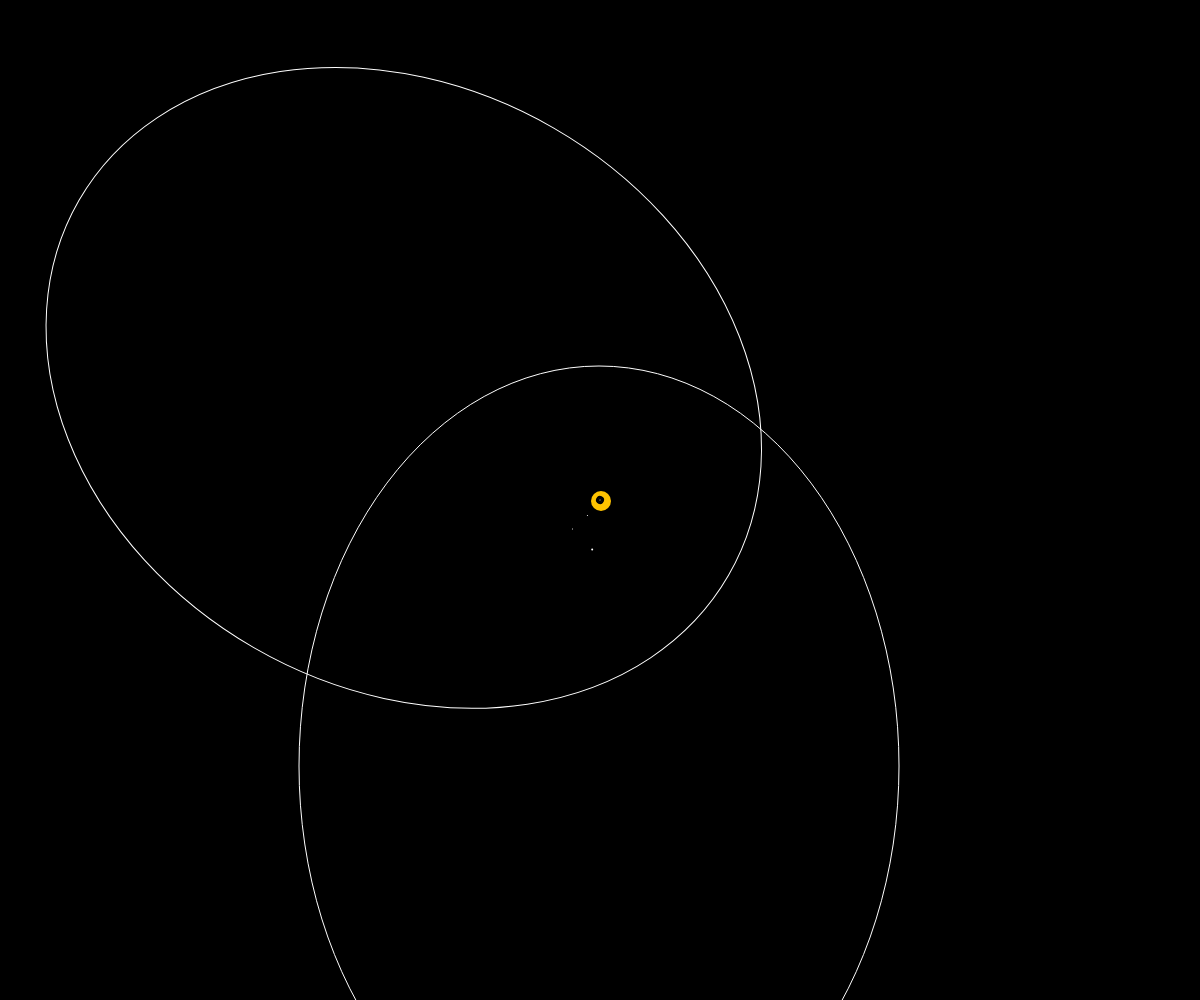
Frame 1 (no input)
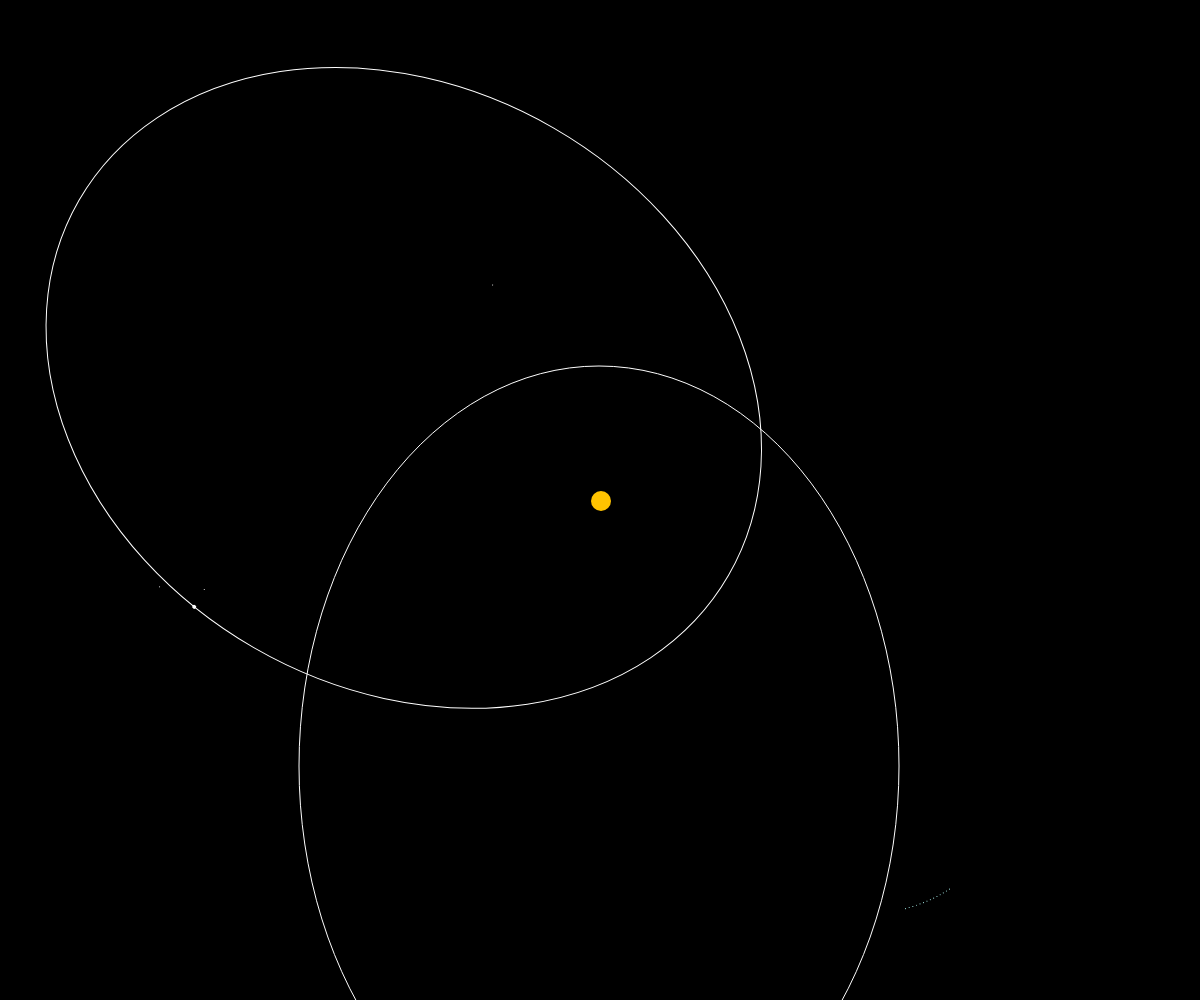
Frame 60 (no input)
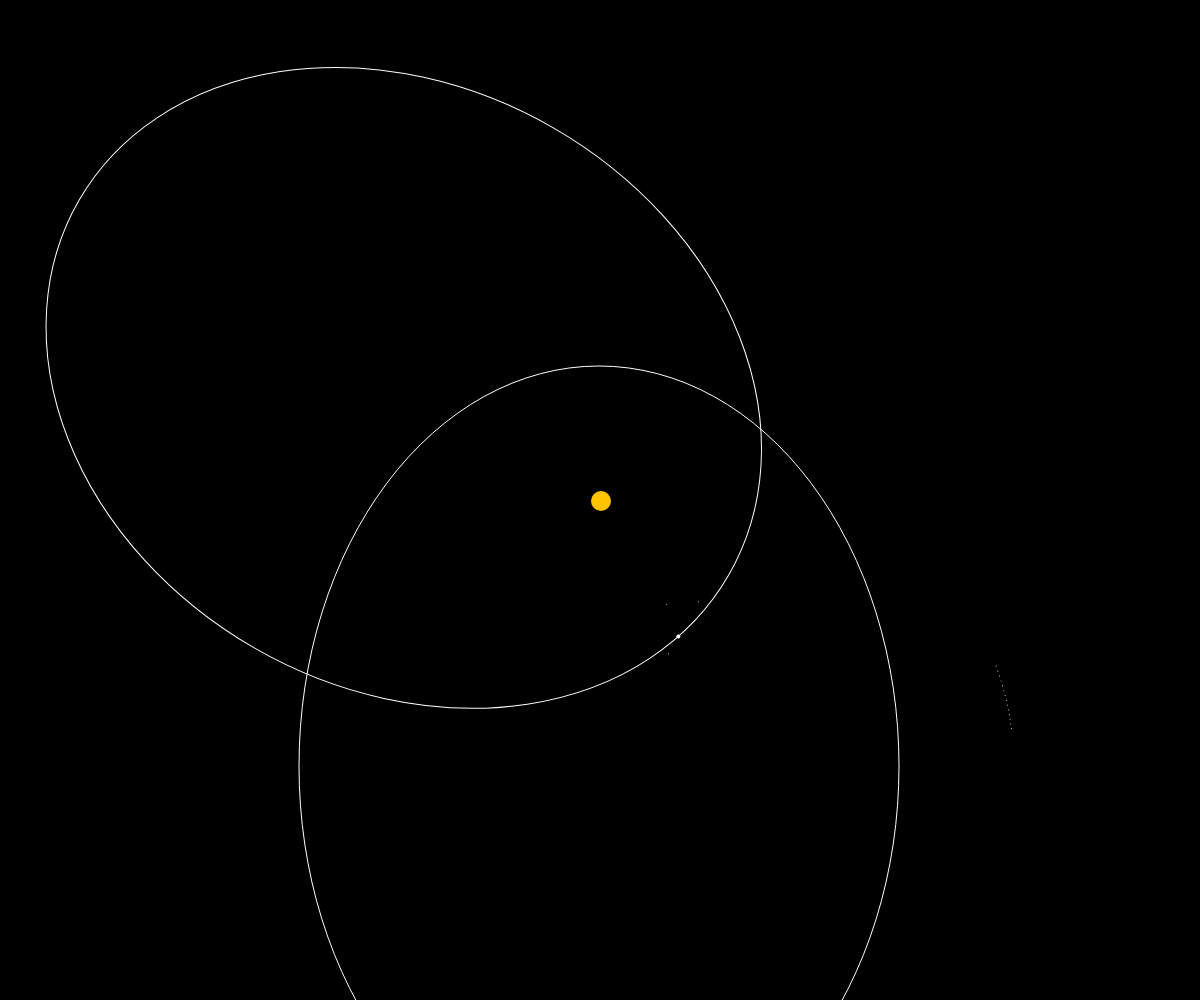
Frame 120 (the mouse pressed at the canvas centre since frame 60)

The p5.js sketch that drew these frames (run headless with seeded random() and noise() and a simulated clock; from frame 60 on, the mouse is pressed at the canvas centre):

// p5.js sketch
// ── sketch.js
//beranek@oaulpar.cz

class spaceObject {  
  constructor(mass, diameter){
    if(mass > 0 && diameter > 0){
      this.mass = mass;
      this.diameter = diameter;
    }
  }
}

class planet extends spaceObject {
  constructor(mass, diameter = random(1,5), solidOrGas,ellipseDimensions = [300,200], starWhichRotatesAround = star) {
    super(mass,diameter);
    //to be implemented
    if(solidOrGas == "Solid" || solidOrGas == "Gas") {
      this.solidOrGas = solidOrGas;
    }
    //Setting major axis and minor axis of orbit
    this.majorAxis = ellipseDimensions[0];
    this.minorAxis = ellipseDimensions[1];
    //Semi_major and semi_minor axes
    this.semi_major = this.majorAxis/2;
    this.semi_minor = this.minorAxis/2;
    //Setting Center of everything
    this.centerX = starWhichRotatesAround.helioCentrism()[0];
    this.centerY = starWhichRotatesAround.helioCentrism()[1];
    //G = (6,674 08 ± 0,000 31)×10−11 m3·kg−1·s−2
    this.gravityConstant = 6.674e-11;
    this.firstFPSSkipped = false;
    this.speed = 0;
  }

  showOrbit() {
    push();
    noFill();
    stroke(255);
    strokeWeight(1);
    if(this.majorAxis > this.minorAxis) {
      ellipse(this.centerX + this.getFocus(), this.centerY, this.majorAxis, this.minorAxis);
    } else {
      ellipse(this.centerX, this.centerY + this.getFocus(), this.majorAxis, this.minorAxis);
    }
    pop();
  }

  getFocus() {
    if(this.semi_major > this.semi_minor) {
      return ceil(Math.sqrt((Math.pow(this.semi_major,2) - Math.pow(this.semi_minor,2))));
    } else {
      return ceil(Math.sqrt((Math.pow(this.semi_minor,2) - Math.pow(this.semi_major,2))));
    }
  }
  
  showAround(StarMass) {
    //Function description, semi major and semi minor axes are providing width
    //of travel, centers + focus are providing the position
    //SKIP FIRST FRAME TO SET FIRST SPEED VALUE
    if(this.firstFPSSkipped){
      if(this.semi_major > this.semi_minor) {
        this.x = this.centerX + (this.semi_major * sin(this.speed * HALF_PI)) + this.getFocus();
        this.y = this.centerY + (this.semi_minor * cos(this.speed * HALF_PI));
      } else if (this.semi_major <= this.semi_minor){
        this.x = this.centerX + (this.semi_major * sin(this.speed * HALF_PI));
        this.y = this.centerY + (this.semi_minor * cos(this.speed * HALF_PI)) + this.getFocus();
      }
    } else {
      this.x = 0
      this.y = 0
      this.firstFPSSkipped = true;
    }
    //Speed will differentiate when planet is close to star or far from it
    this.speed += Math.sqrt((StarMass*this.gravityConstant)/dist(this.centerX,this.centerY,this.x,this.y));
    push();
    stroke(0);
    strokeWeight(2);
    fill(255);
    circle(this.x,this.y, this.diameter);
    pop();
  }

  getPosition() {
    return [this.x, this.y];
  }
}

class star extends spaceObject{
  static instance;

  constructor(mass, diameter, centerDimensions = [width/2, height/2]) {
    //singleton
    if(!star.instance) {
      super(mass,diameter); 
      this.centerX = centerDimensions[0];
      this.centerY = centerDimensions[1];
      star.instance = this;     
    } else {
      super();
      this.instance = star.instance;
    }
  }
  
  showStar() {
    push();
    fill(255,195,0);
    noStroke();
    circle(this.centerX, this.centerY, this.diameter);
    pop();  
  }

  helioCentrism() {
    return [this.centerX, this.centerY];
  }

  getMass() {
    return this.mass;
  }
}

class comet extends spaceObject {
  constructor(mass, diameter = random(1,5),ellipseDimensions = [500,700], starWhichRotatesAround = star) {
    super(mass,diameter);
    //Setting major axis and minor axis of orbit
    this.majorAxis = ellipseDimensions[0];
    this.minorAxis = ellipseDimensions[1];
    //Semi_major and semi_minor axes
    this.semi_major = this.majorAxis/2;
    this.semi_minor = this.minorAxis/2;
    //Setting Center of everything
    this.centerX = starWhichRotatesAround.helioCentrism()[0];
    this.centerY = starWhichRotatesAround.helioCentrism()[1];
    //Storing vectors;
    this.history = [];
    //G = (6,674 08 ± 0,000 31)×10−11 m3·kg−1·s−2
    this.gravityConstant = 6.674e-11;
    this.firstFPSSkipped = false;
    this.speed = 0;
  }

  showOrbit() {
    push();
    noFill();
    stroke(255);
    strokeWeight(1);
    if(this.majorAxis > this.minorAxis) {
      ellipse(this.centerX + this.getFocus(), this.centerY, this.majorAxis, this.minorAxis);
    } else {
      ellipse(this.centerX, this.centerY + this.getFocus(), this.majorAxis, this.minorAxis);
    }
    pop();
  }

  getFocus() {
    if(this.semi_major > this.semi_minor) {
      return ceil(Math.sqrt((Math.pow(this.semi_major,2) - Math.pow(this.semi_minor,2))));
    } else {
      return ceil(Math.sqrt((Math.pow(this.semi_minor,2) - Math.pow(this.semi_major,2))));
    }
  }
  
  showAround(StarMass) {
    //Function description, semi major and semi minor axes are providing width
    //of travel, centers + focus are providing the position
    //SKIP FIRST FRAME TO SET FIRST SPEED VALUE
    if(this.firstFPSSkipped){
      if(this.semi_major > this.semi_minor) {
        this.x = this.centerX + (this.semi_major * sin(this.speed * HALF_PI)) + this.getFocus();
        this.y = this.centerY + (this.semi_minor * cos(this.speed * HALF_PI));
      } else if (this.semi_major <= this.semi_minor){
        this.x = this.centerX + (this.semi_major * sin(this.speed * HALF_PI));
        this.y = this.centerY + (this.semi_minor * cos(this.speed * HALF_PI)) + this.getFocus();
      }
    } else {
      this.x = 0
      this.y = 0
      this.firstFPSSkipped = true;
    }
    //Speed will differentiate when planet is close to star or far from it
    this.speed += Math.sqrt((StarMass*this.gravityConstant)/dist(this.centerX,this.centerY,this.x,this.y));
    push();
    stroke(0);
    strokeWeight(2);
    fill(255);
    circle(this.x,this.y, this.diameter);
    // this creates trail of the comet
    let vector = createVector(this.x,this.y);
    this.history.push(vector);
    if(this.history.length >= 15) {
      this.history.splice(0,1);
    }
    for(let i = 0; i <= this.history.length; i++) {
      let pos = this.history[i];
      if(pos != undefined) {
        fill(180,255,250);
        circle(pos.x,pos.y, this.diameter);
      }
    }
    pop();
  }
}

class moon extends spaceObject {
  constructor(mass, diameter, planetWhichRotatesAround = planet){
    super(mass, diameter);
    this.rotationSpeed = 0;
    this.x;
    this.y;
    this.planetWhichRotatesAround = planetWhichRotatesAround;
  }
  
  rotateAround(speed = 0.01, distance = 100){

    this.centerX = this.planetWhichRotatesAround.getPosition()[0];
    this.centerY = this.planetWhichRotatesAround.getPosition()[1];
    this.rotationSpeed += speed;
    //console.log(this.rotationSpeed);
    this.x = this.centerX + Math.cos(this.rotationSpeed * HALF_PI) * distance;
    this.y = this.centerY + Math.sin(this.rotationSpeed * HALF_PI) * distance;
    console.log(Math.cos(this.rotationSpeed * HALF_PI))

    push();
    stroke(0);
    strokeWeight(2);
    fill(255);
    circle(this.x,this.y, this.diameter);
    pop();
  }
}

//MAIN

let s,b,m;
let v,k,sun,moon2,sun2, moonM,moonM2;
let cometH;
let backgroundColor = 0;
let x = 1200;
let y = 1000;
let sunWeight = 10e8;
let dms = [800,600];
let dms2 = [400,500];
let dms3 = [600,750]


function setup() {
  createCanvas(x,y);
  sun = new star(sunWeight, 20, [1,1]);
  //sun2 = new star(10e9,50, [1,1]);
  cometH = new comet(100,3, [600,400], sun);
  v = new planet(100,5,"Gas",dms,sun);
  k = new planet(8,3,"Solid",dms2, sun);
  m = new planet(20,6,"Gas",dms3, sun);
  moon2 = new moon(2, 4,v);
  moonM = new moon(2,3,m);
  moonM2 = new moon(2,3,m);
}


function draw() {
  background(backgroundColor)
  
  translate(x/2,y/2);
  sun.showStar();
  //cometH.showOrbit();
  push();
  rotate(Math.PI/4);
  cometH.showAround(sun.getMass());
  rotate(Math.PI/4);
  v.showOrbit();
  v.showAround(sun.getMass());
  moon2.rotateAround(0.1,50);
  rotate(Math.PI/6)
  m.showAround(sun.getMass());
  m.showOrbit();
  moonM.rotateAround(0.15,40);
  moonM2.rotateAround(0.1,20);

  rotate(Math.PI/2);
  //k.showOrbit();
  k.showAround(sun.getMass());
}
